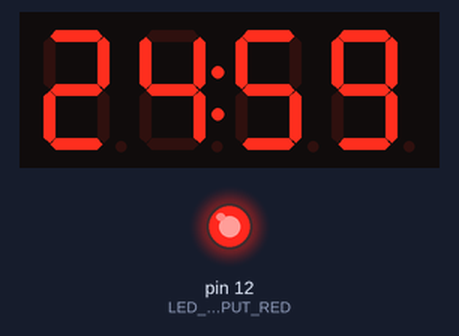
This sketch was run on a simulated Arduino Uno, built with avr-gcc and run on an emulated ATmega328P. On the bench: 4-digit seven-segment display, output pins drawn as LEDs (lit = HIGH). What the sketch prints to the serial monitor is not drawn.

Above: at 0.05 s.
At 10.04 s:
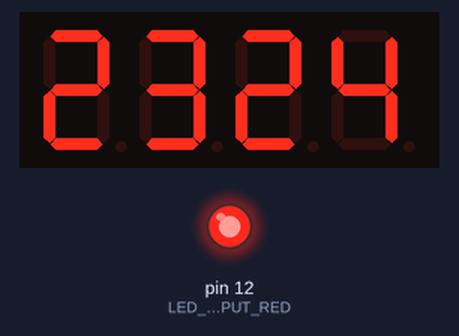
At 19.92 s:
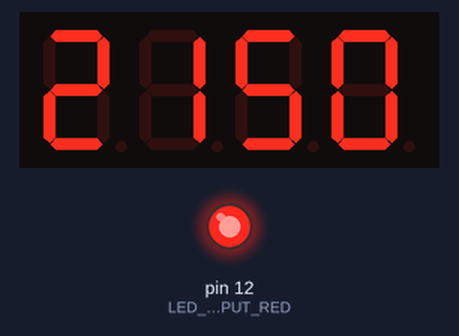
At 39.89 s:
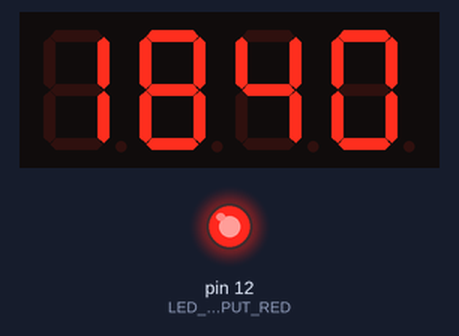
Timing chart, 0 to 40.0 s (numbered marks = the images above):
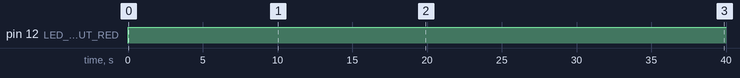

Measured:
- by itself, pin 12 (LED_OUTPUT_RED): LOW → HIGH at 0.00 s

The sketch:

countdown_test.ino
```cpp
const int LED_OUTPUT_RED = 12;
const int clk = 100;

#include <Wire.h> // Enable this line if using Arduino Uno, Mega, etc.
#include <Adafruit_GFX.h>
#include "Adafruit_LEDBackpack.h"

Adafruit_7segment matrix = Adafruit_7segment();

void setup() {
#ifndef __AVR_ATtiny85__
  Serial.begin(9600);
  Serial.println("7 Segment Backpack Test");
#endif
  matrix.begin(0x70);
  pinMode(LED_OUTPUT_RED, OUTPUT);
}

    bool blinkColon = false;

void loop() {

  for (uint16_t minutes = 24; minutes > 0; minutes--) {
    for (uint16_t seconds = 59; seconds >= 0; seconds--) {
      int displayValue = minutes * 100 + seconds;
      matrix.println(displayValue);
      matrix.writeDisplay();
      //delay(clk); //1000 for 1 second delay
      digitalWrite(LED_OUTPUT_RED, HIGH);

        blinkColon = !blinkColon;
        matrix.drawColon(blinkColon);

        matrix.writeDisplay();
        delay(clk);

      // Check if seconds have reached 00
      if (seconds == 0) {
        // Reset seconds to 59 and decrement minutes
        seconds = 60; // set to 60, so it becomes 59 in the next iteration
        minutes--;
      }
    }
  }
}
```
